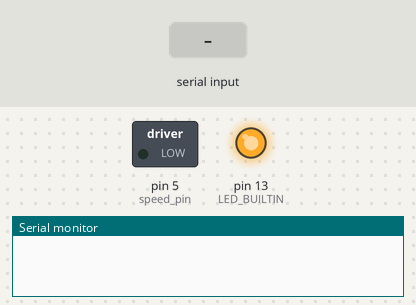
Recording of a sketch running on a simulated Arduino Uno, built with avr-gcc and run on an emulated ATmega328P. Parts: switched loads named in the sketch (green lamp = pin HIGH), output pins drawn as LEDs (lit = HIGH), the last lines printed to the serial monitor. The test bench sets the inputs (shaded band).

Above: at 1.2 s.
1.3 s: byte 30 received over Serial
At 2.4 s:
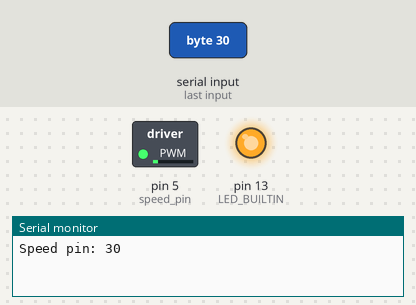
2.8 s: byte 90 received over Serial
At 3.5 s:
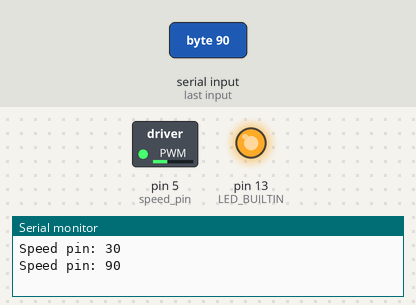
Timing chart, 0 to 5.8 s (numbered marks = the images above; inputs shaded):
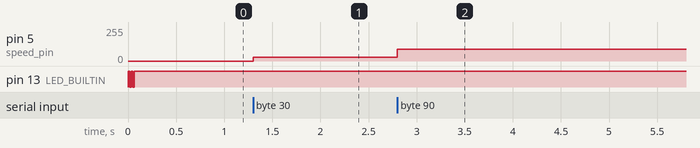

The sketch:

motor_script.ino
```cpp
int speed_pin = 5;
int next = '\x00';


void setup() {

  Serial.begin(115200);
  TCCR0B = (TCCR0B & 0b11111000) | 0x01;

  pinMode(LED_BUILTIN, OUTPUT);
  digitalWrite(LED_BUILTIN, HIGH);   // turn the LED on (HIGH is the voltage level)
  delay(1000);                       // wait for a second
  digitalWrite(LED_BUILTIN, LOW);    // turn the LED off by making the voltage LOW
  delay(1000);
  digitalWrite(LED_BUILTIN, HIGH);    // turn the LED off by making the voltage LOW
  delay(1000);                       // wait for a second
  digitalWrite(LED_BUILTIN, LOW);    // turn the LED off by making the voltage LOW
  delay(1000);
  digitalWrite(LED_BUILTIN, HIGH);    // turn the LED off by making the voltage LOW

  analogWrite(speed_pin, next);
}

void loop() {

  //Serial.print("\nwriting 10");
  //analogWrite(speed_pin,'\x49');

  //Serial.print("\nSpeed pin1: ");
  //analogWrite(speed_pin, next);

  if (Serial.available()){
    next = Serial.read();
    analogWrite(speed_pin,next);
    Serial.print("\nSpeed pin: ");
    Serial.print(next);


  }
}
```

Measured:
- after the input at 1.3 s, pin 5 (speed_pin): 0/255 → 30/255 at once
- after the input at 2.8 s, pin 5 (speed_pin): 30/255 → 90/255 at once
